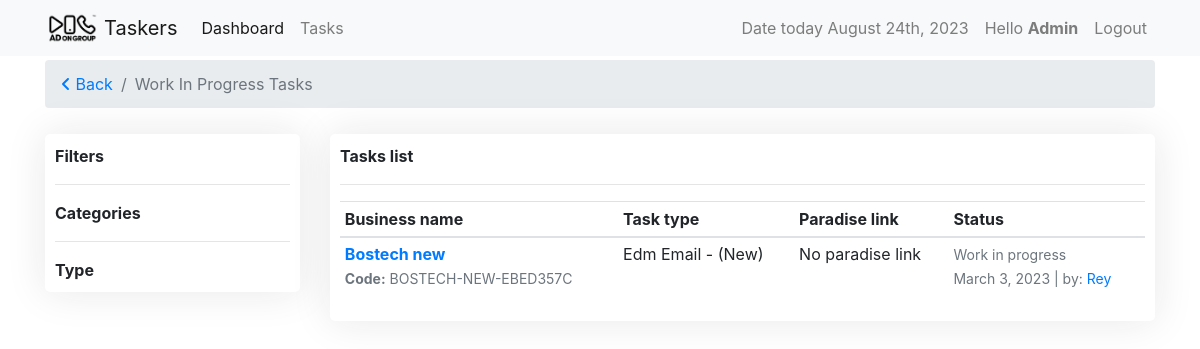
/tasks/all-work-in-progress (signed in), run on an earlier commit of the app's database.
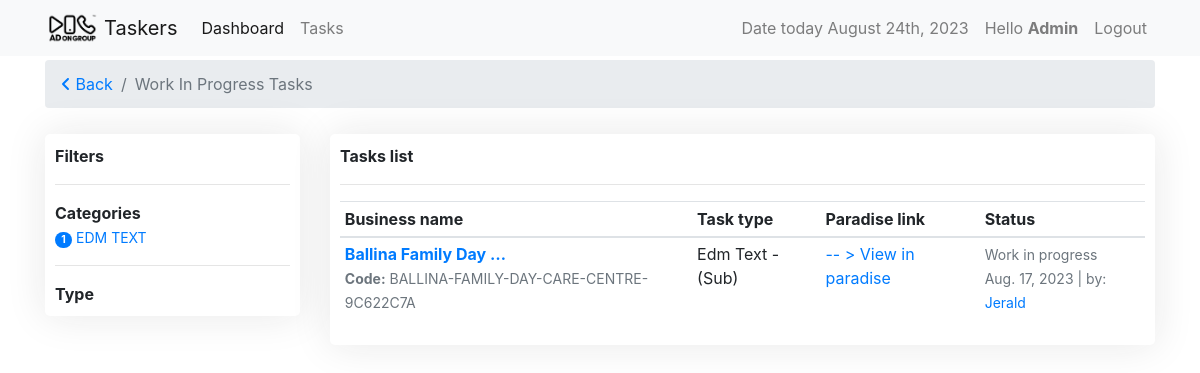
And on a later commit of the database.
### tasks/models.py (models this page shows, shortened)
class Task(models.Model):
    slug = models.SlugField(unique=True, null=True, blank=True)
    user = models.ForeignKey(settings.AUTH_USER_MODEL,
                             on_delete=models.CASCADE, verbose_name='designers')
    task_type = models.ForeignKey(
        TaskType, on_delete=models.CASCADE, default=1)
    task_category = models.ForeignKey(
        TaskCategory, on_delete=models.CASCADE, default=1)
    name = models.CharField(max_length=120, verbose_name="Client name")
    paradise_link = models.URLField(
        blank=True, null=True, verbose_name="task link")
    check_list = models.ForeignKey(CheckList, on_delete=models.CASCADE, default=1)
    is_priority = models.BooleanField(
        default=False, verbose_name="Is Task Priority?", help_text="Checked if task is priority.")
    is_done = models.BooleanField(default=False, verbose_name="Is Task Completed?",
                                  help_text="Note: Checked if you're done.")
    created = models.DateTimeField(auto_now_add=True)
    updated = models.DateTimeField(auto_now=True)
    class Meta:
        ordering = ['-is_priority', 'is_done', '-updated', '-created']

class BaseTime(models.Model):
    created = models.DateTimeField(auto_now_add=True)
    updated = models.DateTimeField(auto_now=True)

class TaskCategory(BaseTime, models.Model):
    name = models.CharField(max_length=120, unique=True)
    task_point = models.FloatField(default=0.0)
    class Meta:
        verbose_name_plural = "Task Categories"
    def __str__(self):
        return self.name

class TaskType(BaseTime, models.Model):
    name = models.CharField(max_length=60)
    task_point = models.FloatField(default=0.0)
    def __str__(self):
        return self.name

### tasks/views.py (the view, shortened to what this page needs)
# urls.py: path('all-work-in-progress', views.AllWIPTaskView.as_view(), name="allwiptasks"),
class AllWIPTaskView(View):
    today = timezone.now()
    yesterday = today - timezone.timedelta(days=1)
    template_name = 'tasks_filter_template.html'
    def get(self, request, *args, **kwargs):
        if request.user.is_superuser or request.user.has_perm('auth.view_user'):
            tasks = Task.objects.filter(is_done=False)
            categories = TaskCategory.objects.filter(Q(task__is_done=False)\
                & Q(task__updated__year=self.today.year)\
                & Q(task__updated__month=self.today.month))\
                .annotate(count=Count('task'))
        query = request.GET.get('q')
        paginator = Paginator(tasks, tasks.count())
        page_number = request.GET.get('page')
        page_obj = paginator.get_page(page_number)
        context = {'tasks': tasks, 'title': 'work in progress tasks', 'page_obj': page_obj, 'categories': categories}
        return render(request, self.template_name, context)

### tasks/templates/tasks_filter_template.html (shortened to what this page needs)
{% extends 'base.html' %}
{% load crispy_forms_tags %}
{% block content %}
<nav aria-label="breadcrumb">
    <ol class="breadcrumb">
      <li class="breadcrumb-item"><a href="{{request.META.HTTP_REFERER}}"><i class="fa-solid fa-angle-left"></i> Back</a></li>
      <li class="breadcrumb-item active" aria-current="page">{{ title|title }}</li>
    </ol>
</nav>
{% include 'includes/tasks_filter.html' %}
{% endblock %}

### templates/base.html (shortened to what this page needs)
{% load static %}
{% load l10n %}
<!doctype html>
<html lang="en">
    <head>
        <link rel="stylesheet" href="https://cdn.jsdelivr.net/npm/bootstrap@4.6.1/dist/css/bootstrap.min.css">
        <link rel="stylesheet" type="text/css" href="https://cdn.datatables.net/v/bs5/jq-3.6.0/jszip-2.5.0/dt-1.11.3/af-2.3.7/b-2.0.1/b-html5-2.0.1/b-print-2.0.1/r-2.2.9/datatables.min.css"/>
        <link href="https://cdnjs.cloudflare.com/ajax/libs/font-awesome/6.1.1/css/all.min.css" rel="stylesheet" />
        <link rel="stylesheet" href="https://cdnjs.cloudflare.com/ajax/libs/Chart.js/2.8.0/Chart.min.css" />
        <link rel="stylesheet" href="{% static 'style.css' %}">
    </head>
    <body>
        {% if request.user.is_anonymous %}
            {% block login %}
            {% endblock %}
        {% else %}
        {% include 'includes/header.html' %}
        <div class="container mt-1">
            {% block content %}
            {% endblock %}
        </div>
        {% endif %}
    </body>
</html>

### templates/includes/header.html (shortened to what this page needs)
{% load static %}
{% load tz %}
<nav class="navbar navbar-expand-lg navbar-light bg-light">
    <div class="container">
        <a class="navbar-brand" href="{% url 'taskers:userview' %}">
            <img src="{% static 'img/AOG-logo_black.png' %}" width="auto" height="30" class="d-inline-block align-top" alt="">
            Taskers
        </a>
        <div class="collapse navbar-collapse" id="navbarSupportedContent">
        <ul class="navbar-nav mr-auto">
            <li class="nav-item active">
                <a class="nav-link" href="{% url 'dashboards:dashboard' %}">Dashboard</a>
            </li>
            <li class="nav-item">
                <a class="nav-link" href="{% url 'taskers:userview' %}">Tasks <span class="sr-only">(current)</span></a>
            </li>
        </ul>
        <ul class="navbar-nav float-left">
            <li class="nav-item">
                <a class="nav-link" href="#">
                    {% timezone  "Asia/Manila" %}
                        Date today {% now "F jS, Y" %}
                    {% endtimezone  %}
                </a>
            </li>
            <li class="nav-item">
                <a class="nav-link" href="#">Hello <strong>{{ request.user.get_username|title }}</strong></a>
            </li>
            {% if request.user.is_authenticated %}
            <li class="nav-item">
                <a class="nav-link" href="#" data-toggle="modal" data-target="#logoutModalCenter">Logout</a>
            </li>
            {% endif %}
        </ul>
        </div>
    </div>
</nav>

### tasks/templates/includes/tasks_filter.html (shortened to what this page needs)
{% load crispy_forms_tags %}
<div class="row">
    <div class="col-sm-3">
        <div class="card-container">
            <strong>Filters</strong>
            <hr>
            <strong>Categories</strong> <br>
            {% for cat in categories %}
                <small>
                    <a href="?q={{cat.name}}"><span class="badge badge-primary badge-pill">{{cat.count}}</span> {{ cat.name }}</a>
                </small> <br>
            {% endfor %}
            <hr>
            <strong>Type</strong><br>
        </div>
    </div>
    <div class="col-sm-9">
        <div class="card-container">
            <strong>Tasks list</strong>
            <hr>
            <table class="table table-hover table-sm" id="tasks">
                <thead>
                    <tr>
                        <th>Business name</th>
                        <th>Task type</th>
                        <th>Paradise link</th>
                        <th>Status</th>
                    </tr>
                </thead>
                <tbody>
                    {% for task in page_obj %}
                    {% if task %}
                    <tr>
                        <td>
                            <strong>
                                <a href="{% url 'taskers:taskdetail' task.slug %}">
                                    {{ task.name|truncatechars:"20" }}
                                </a><br>
                                <small class="text-muted"><strong>Code:</strong> {{ task.slug|upper }}</small>
                            </strong>
                        </td>
                        <td>
                            {{ task.task_category|title }} - ({{ task.task_type|title }})
                        </td>
                        <td>
                            {% if task.paradise_link %}
                            <a href="{{ task.paradise_link }}"> -- > View in paradise</a>
                            {% else %}
                            No paradise link
                            {% endif %}
                        </td>
                        <td>
                            <small class="text-muted">
                                {% if task.is_done %}
                                    <i class="fa-regular fa-circle-check text-muted"></i> Completed
                                {% else %}
                                Work in progress
                                {% endif %}
                                <br> {{task.updated|date}} | by:
                                {% if request.user.is_superuser %}
                                <a href="{% url 'dashboards:userdetails' task.user.username %}">{{ task.user.username|title }}</a>
                                {% else %}
                                {{ task.user.username|title }}
                                {% endif %}
                            </small>
                        </td>
                    </tr>
                    {% else %}
                        Nothing to display
                    {% endif %}
                    {% endfor %}
                </tbody>
            </table>
        </div>
    </div>
</div>

### tasks/static/style.css (style rules this page uses)
.card-container { background-color: #fff; box-shadow: 0 0 40px rgba(34, 34, 34, .1); padding: 10px; margin-top: 10px; border-radius: 5px; }

What changed in the data, as far as the page shows it:
no longer on this page (row edited): Task: name "Bostech new", slug "BOSTECH-NEW-EBED357C", task_category "Edm Email", task_type "New", shows "No paradise link", is_done "Work in progress", updated "March 3, 2023", user.username "Rey"
now on this page (row unchanged): TaskCategory: count "1", name "EDM TEXT"
added Task: name "Ballina Family Day …", slug "BALLINA-FAMILY-DAY-CARE-CENTRE-9C622C7A", task_category "Edm Text", task_type "Sub", is_done "Work in progress", updated "Aug. 17, 2023", user.username "Jerald"
